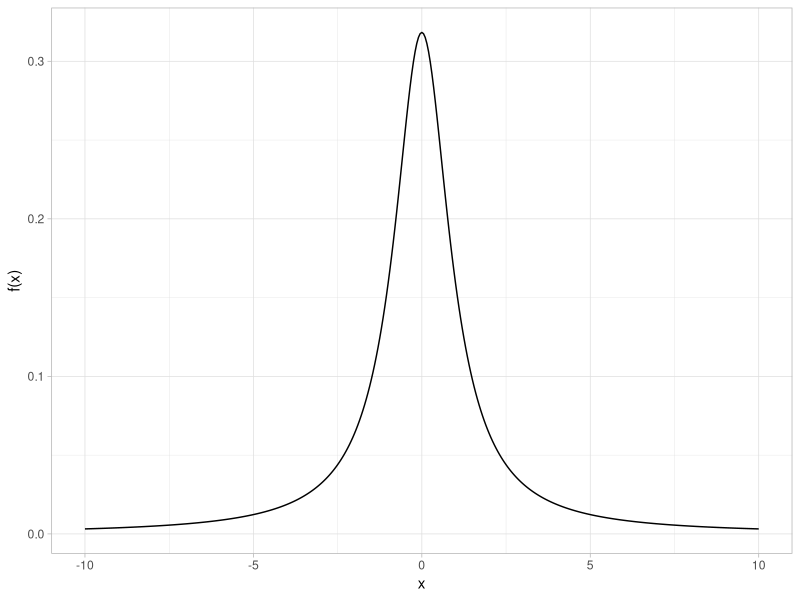
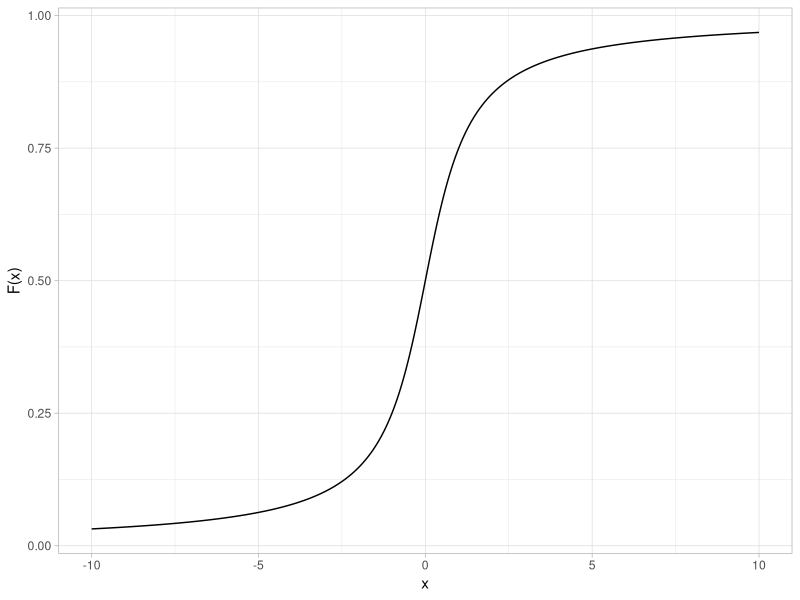
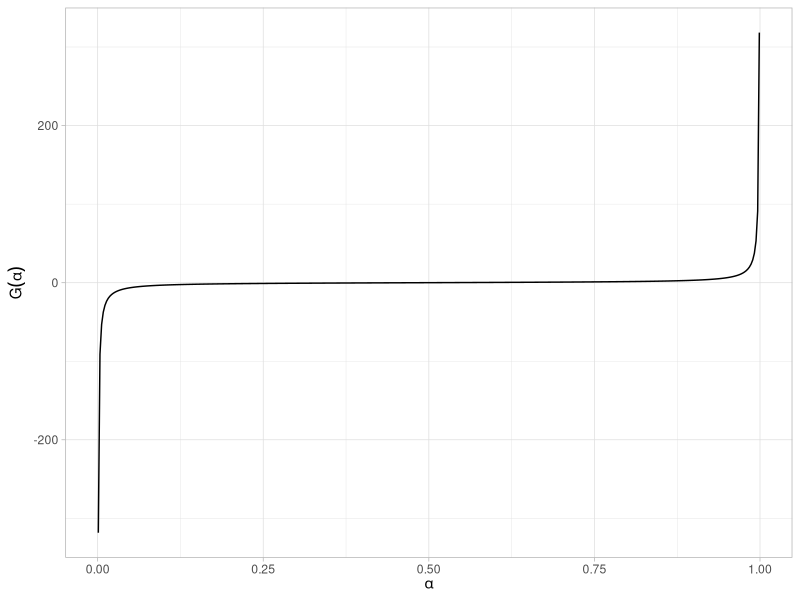
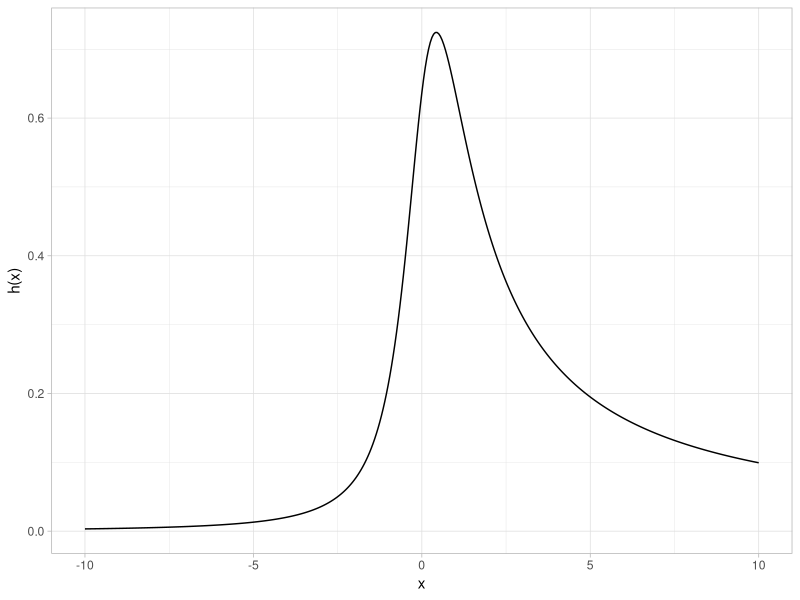
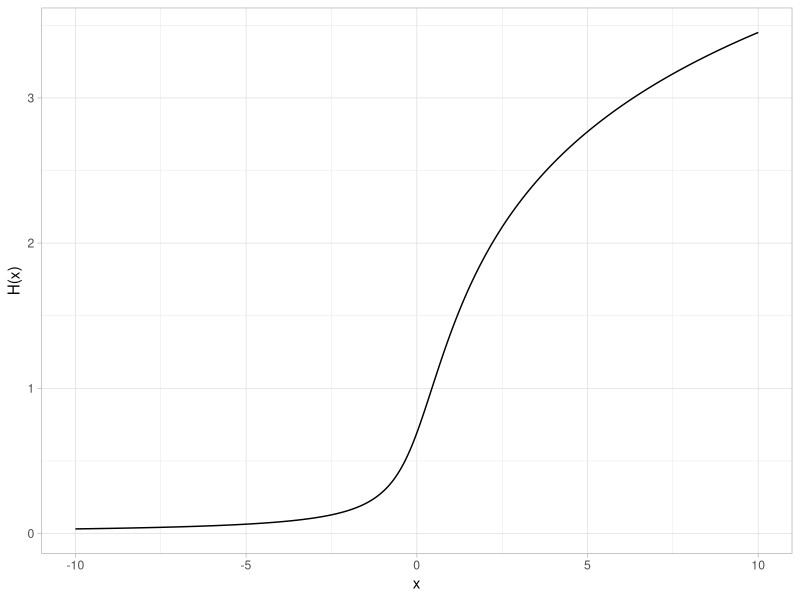
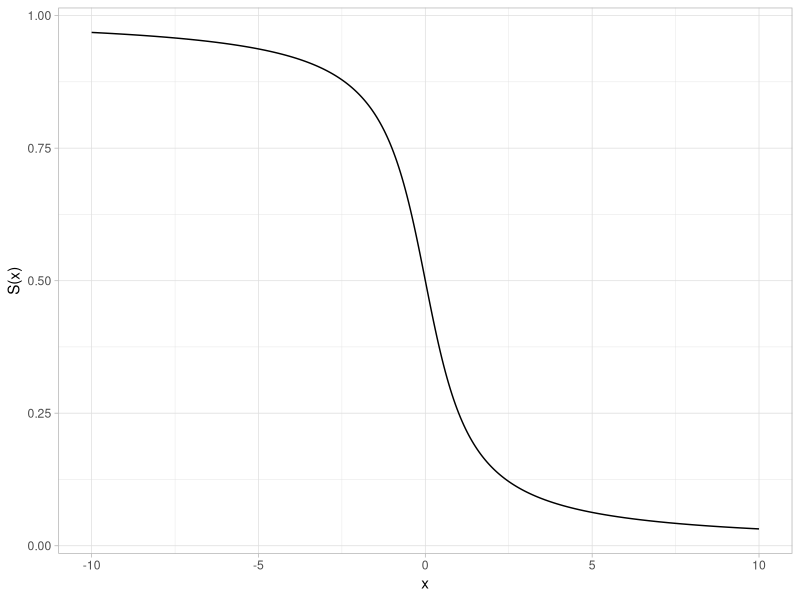
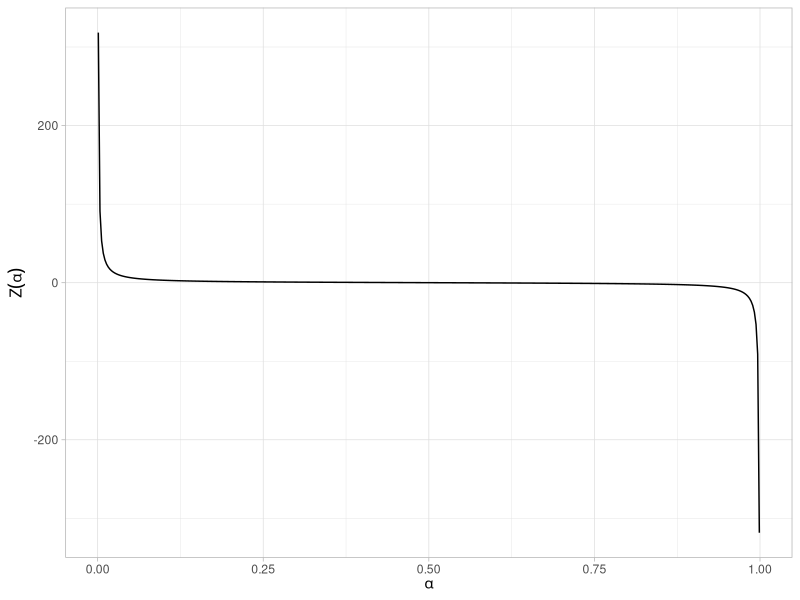

Write the R code that produced these figures, in order.
## ---- chunk 1
#| code-fold: true
#| label: fig-cauchy-dist-pdf
#| fig-cap: "Standard Cauchy probability density function"
#| message: false
library(tidyverse)

tibble(x = seq(-10, 10, length.out = 401)) |>
  mutate(y = dcauchy(x)) |>
  ggplot(aes(x, y)) +
  geom_line() +
  labs(x = "x", y = "f(x)") +
  theme_light()
## ---- chunk 2
#| code-fold: true
#| label: fig-cauchy-dist-cdf
#| fig-cap: "Standard Cauchy cumulative distribution function"
tibble(x = seq(-10, 10, length.out = 401)) |>
  mutate(y = pcauchy(x)) |>
  ggplot(aes(x, y)) +
  geom_line() +
  labs(x = "x", y = "F(x)") +
  theme_light()
## ---- chunk 3
#| code-fold: true
#| label: fig-cauchy-dist-ppf
#| fig-cap: "Standard Cauchy percent point function"
tibble(p = seq(0.001, 0.999, length.out = 401)) |>
  mutate(x = qcauchy(p)) |>
  ggplot(aes(p, x)) +
  geom_line() +
  labs(x = expression(alpha), y = expression(G(alpha))) +
  theme_light()
## ---- chunk 4
#| code-fold: true
#| label: fig-cauchy-dist-hazard
#| fig-cap: "Standard Cauchy hazard function"
tibble(x = seq(-10, 10, length.out = 401)) |>
  mutate(y = dcauchy(x) / (1 - pcauchy(x))) |>
  ggplot(aes(x, y)) +
  geom_line() +
  labs(x = "x", y = "h(x)") +
  theme_light()
## ---- chunk 5
#| code-fold: true
#| label: fig-cauchy-dist-cumulative-hazard
#| fig-cap: "Standard Cauchy cumulative hazard function"
tibble(x = seq(-10, 10, length.out = 401)) |>
  mutate(y = -log(1 - pcauchy(x))) |>
  ggplot(aes(x, y)) +
  geom_line() +
  labs(x = "x", y = "H(x)") +
  theme_light()
## ---- chunk 6
#| code-fold: true
#| label: fig-cauchy-dist-survival
#| fig-cap: "Standard Cauchy survival function"
tibble(x = seq(-10, 10, length.out = 401)) |>
  mutate(y = 1 - pcauchy(x)) |>
  ggplot(aes(x, y)) +
  geom_line() +
  labs(x = "x", y = "S(x)") +
  theme_light()
## ---- chunk 7
#| code-fold: true
#| label: fig-cauchy-dist-inverse-survival
#| fig-cap: "Standard Cauchy inverse survival function"
tibble(p = seq(0.001, 0.999, length.out = 401)) |>
  mutate(z = qcauchy(1 - p)) |>
  ggplot(aes(p, z)) +
  geom_line() +
  labs(x = expression(alpha), y = expression(Z(alpha))) +
  theme_light()
